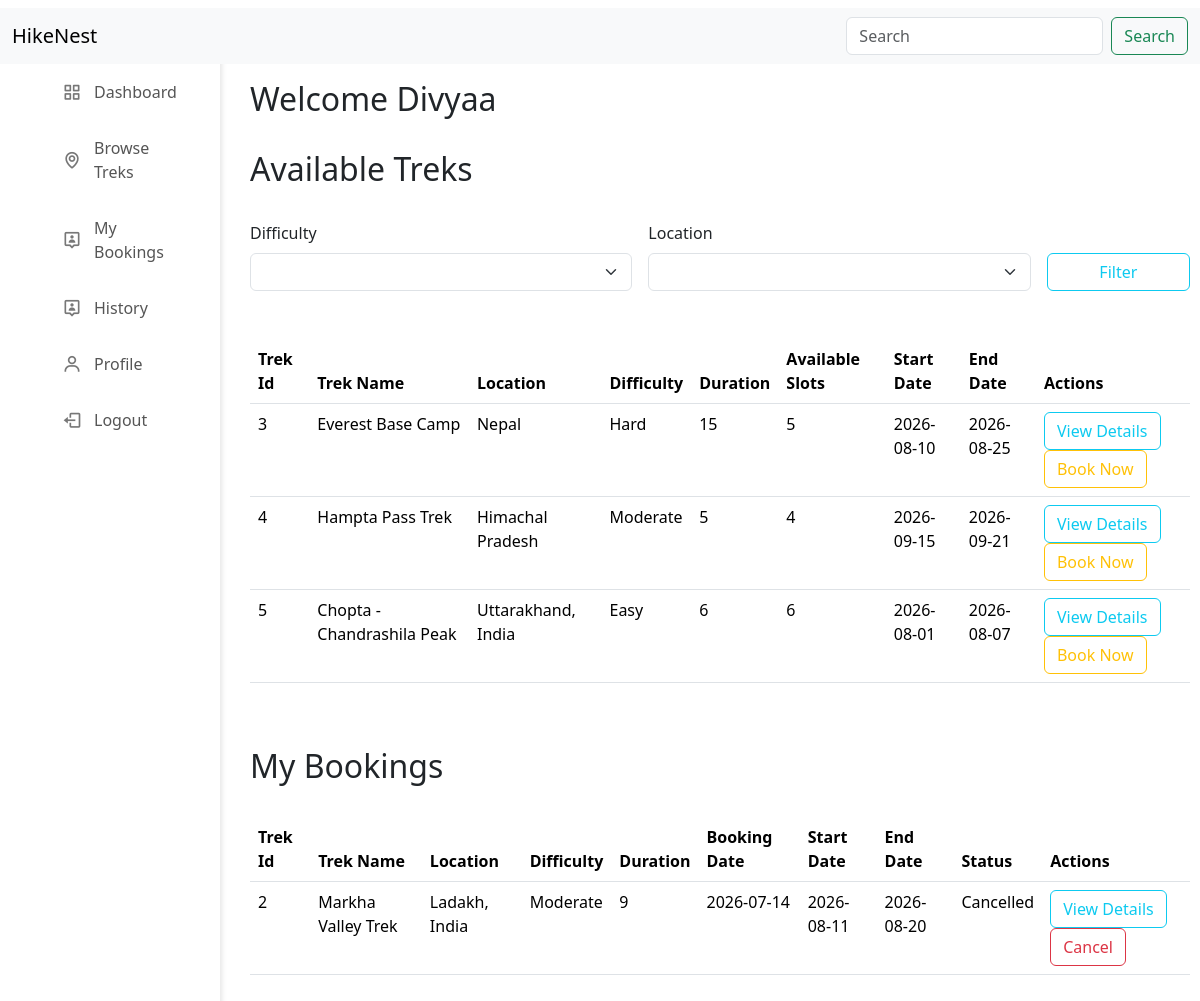
/user_dashboard/2, run on the app's committed database.
### application/models.py (models this page shows)
class User(db.Model):
    __tablename__ = 'user'
    id = db.Column(db.Integer(), primary_key = True, autoincrement = True)
    name = db.Column(db.String(),  nullable = False)
    email = db.Column(db.String(), unique = True, nullable = False)
    phone = db.Column(db.String(10), unique = True, nullable = False)
    password = db.Column(db.String(), nullable = False)
    status = db.Column(db.String(),  nullable = False, default= "Approved")
    bookings = db.relationship("Booking", backref = "user")

class Trek(db.Model):
    __tablename__ = 'trek'
    id = db.Column(db.Integer(), primary_key = True, autoincrement = True)
    trek_name = db.Column(db.String(),  nullable = False)
    location = db.Column(db.String(),  nullable = False)
    difficulty = db.Column(db.String(),  nullable = False)
    duration = db.Column(db.String(),  nullable = False)
    available_slots = db.Column(db.Integer(),  nullable = False)
    assigned_staff_id = db.Column(db.Integer(), db.ForeignKey('staff.id'),  nullable = False)
    start_date = db.Column(db.Date(),  nullable = False)
    end_date = db.Column(db.Date(),  nullable = False)
    status = db.Column(db.String(),  nullable = False)
    description = db.Column(db.String(),  nullable = False)
    bookings = db.relationship("Booking", backref = "trek")

class Booking(db.Model):
    __tablename__ = 'booking'
    id = db.Column(db.Integer(), primary_key = True, autoincrement = True)
    user_id = db.Column(db.Integer(), db.ForeignKey('user.id'),  nullable = False)
    trek_id = db.Column(db.Integer(), db.ForeignKey('trek.id'),  nullable = False)
    booking_date = db.Column(db.Date(),  nullable = False, default=date.today)
    status = db.Column(db.String(),  nullable = False, default= "Booked")

### application/controllers.py (the view)
@app.route("/user_dashboard/<int:user_id>", methods = ['GET','POST'])
def user_dashboard(user_id):
    this_user = User.query.filter_by(id = user_id, status = "Approved").first()
    all_treks = Trek.query.filter_by(status = 'Open').all()
    my_treks = Booking.query.filter_by(user_id = user_id).all()
    return render_template("user_dashboard.html", this_user = this_user, all_treks = all_treks, my_treks = my_treks)

### templates/user_dashboard.html (shortened to what this page needs)
<!DOCTYPE html>
<html>
    <head>
        <link rel="stylesheet" href="/static/dashboard.css">
        <link href="https://cdn.jsdelivr.net/npm/bootstrap@5.3.8/dist/css/bootstrap.min.css" rel="stylesheet">
        <link rel="stylesheet" href="https://cdn.jsdelivr.net/npm/boxicons@latest/css/boxicons.min.css">
    </head>
    <body>
        <div class="sidebar">
            <ul class="nav-links">
                <li><a href="/user_dashboard/{{this_user.id}}"><i class="bx bx-grid-alt"></i> Dashboard</a></li>
                <li><a href="/user_trek/{{this_user.id}}"><i class="bx bx-map"></i>Browse Treks</a></li>
                <li><a href="/user_bookings/{{this_user.id}}"><i class="bx bx-user-pin"></i>My Bookings</a></li>
                <li><a href="/user_history/{{this_user.id}}"><i class="bx bx-user-pin"></i>History</a></li>
                <li><a href="/user_profile/{{this_user.id}}"><i class="bx bx-user"></i>Profile</a></li>
                <li><a href="/logout" class="logout"><i class="bx bx-log-out"></i> Logout</a></li>
            </ul>
        </div>
        <div class="navbar" style = "position : fixed;">
            <nav class="navbar bg-body-tertiary" >
                <div class="container-fluid">
                    <a class="navbar-brand">HikeNest</a>
                    <form class="d-flex" role="search" action = "/search_user_trek/{{this_user.id}}">
                    <input class="form-control me-2" type="search" name="search" placeholder="Search" aria-label="Search"/>
                    <button class="btn btn-outline-success" type="submit">Search</button>
                    </form>
                </div>
            </nav>
        </div>
        <div class = "canvas" >
            <h2>Welcome {{this_user.name}}</h2><br>
            <h2>Available Treks</h2><br>
            <form class="row g-3" action="/user_dashboard_filter/{{this_user.id}}" method="POST">
                <div class="col-md-5" >
                    <label for="difficulty" class="form-label">Difficulty</label>
                    <select id="difficulty" name="difficulty" class="form-select">
                    <option selected></option>
                    <option value="All" name="All">All</option>
                    </select>
                </div>
                <div class="col-md-5" >
                    <label for="location" class="form-label">Location</label>
                    <select id="location" name="location" class="form-select">
                    <option selected></option>
                    <option value="All" name="All">All</option>
                    </select>
                </div>
                <div class="col-md-2 d-flex align-items-end">
                    <button type="submit" class="btn btn-outline-info w-100">
                        Filter
                    </button>
                </div>
            </form><br><br>
            <div class = "table">
                <table class="table table-hover" >
                    <thead>
                        <tr>
                            <th scope="row">Trek Id</th>
                            <th scope="row">Trek Name</th>
                            <th scope="row">Location</th>
                            <th scope="row">Difficulty</th>
                            <th scope="row">Duration</th>
                            <th scope="row">Available Slots</th>
                            <th scope="row">Start Date</th>
                            <th scope="row">End Date</th>
                            <th scope="row">Actions</th>
                        </tr>
                    </thead>
                    <tbody>
                        {% if all_treks %}
                            {% for treks in all_treks %}
                            <tr>
                                <td>{{treks.id}}</td>
                                <td>{{treks.trek_name}}</td>
                                <td>{{treks.location}}</td>
                                <td>{{treks.difficulty}}</td>
                                <td>{{treks.duration}}</td>
                                <td>{{treks.available_slots}}</td>
                                <td>{{treks.start_date}}</td>
                                <td>{{treks.end_date}}</td>
                                <td><a href = "/user_trek_details/{{this_user.id}}/{{treks.id}}" class="btn btn-outline-info">View Details</a>
                                    <a href = "/user_trek_booking/{{this_user.id}}/{{treks.id}}" class="btn btn-outline-warning">Book Now</a></td>
                            </tr>
                            {% endfor %}
                        {% else %}
                        <tr>
                            <td colspan="9" class="text-center">
                                There is no data.
                            </td>
                        </tr>
                        {% endif %}
                    </tbody>
                </table>
            </div><br><br>
            <h2>My Bookings</h2><br>
            <div class = "table">
                <table class="table table-hover" >
                    <thead>
                        <tr>
                            <th scope="row">Trek Id</th>
                            <th scope="row">Trek Name</th>
                            <th scope="row">Location</th>
                            <th scope="row">Difficulty</th>
                            <th scope="row">Duration</th>
                            <th scope="row">Booking Date</th>
                            <th scope="row">Start Date</th>
                            <th scope="row">End Date</th>
                            <th scope="row">Status</th>
                            <th scope="row">Actions</th>
                        </tr>
                    </thead>
                    <tbody>
                        {% if my_treks %}
                            {% for treks in my_treks %}
                            <tr>
                                <td>{{treks.trek.id}}</td>
                                <td>{{treks.trek.trek_name}}</td>
                                <td>{{treks.trek.location}}</td>
                                <td>{{treks.trek.difficulty}}</td>
                                <td>{{treks.trek.duration}}</td>
                                <td>{{treks.booking_date}}</td>
                                <td>{{treks.trek.start_date}}</td>
                                <td>{{treks.trek.end_date}}</td>
                                <td>{{treks.status}}</td>
                                <td><a href = "/user_trek_details/{{this_user.id}}/{{treks.trek.id}}" class="btn btn-outline-info">View Details</a>
                                    <a href = "/user_trek_cancel/{{this_user.id}}/{{treks.id}}" class="btn btn-outline-danger">Cancel</a></td>
                            </tr>
                            {% endfor %}
                        {% else %}
                        <tr>
                            <td colspan="9" class="text-center">
                                There is no data.
                            </td>
                        </tr>
                        {% endif %}
                    </tbody>
                </table>
            </div>
        </div>
    </body>
</html>

### static/dashboard.css (style rules this page uses)
* { margin: 0; padding: 0; box-sizing: border-box; }
body { background-color: #f4f5f7; }
.sidebar { margin-top: 50px; position: fixed; top: 0; left: 0; height: 100%; width: 220px; background-color: #ffffff; box-shadow: 2px 0px 5px rgba(0,0,0,0.1); padding: 20px; }
.nav-links { list-style: none; }
.nav-links li { margin-bottom: 12px; }
.nav-links li a { display: flex; align-items: center; text-decoration: none; color: #555555; font-size: 16px; padding: 10px; border-radius: 6px; }
.nav-links li a i { font-size: 20px; margin-right: 12px; color: #777777; }
.navbar { top: 0; margin-top: 0px; width: 100%; position:fixed; text-decoration: none; }
.canvas { overflow: auto; margin-left: 240px; margin-top: 70px; margin-right: 20px; padding: 10px; width:calc(100% - 240px); height:calc(100vh - 70px); }

### data on the page
User: name "Divyaa"
Trek: id "3", trek_name "Everest Base Camp", location "Nepal", difficulty "Hard", duration "15", available_slots "5", start_date "2026-08-10", end_date "2026-08-25"
Trek: id "4", trek_name "Hampta Pass Trek", location "Himachal Pradesh", difficulty "Moderate", duration "5", available_slots "4", start_date "2026-09-15", end_date "2026-09-21"
Trek: id "5", trek_name "Chopta - Chandrashila Peak", location "Uttarakhand, India", difficulty "Easy", duration "6", available_slots "6", start_date "2026-08-01", end_date "2026-08-07"
Booking: trek.id "2", trek.trek_name "Markha Valley Trek", trek.location "Ladakh, India", trek.difficulty "Moderate", trek.duration "9", booking_date "2026-07-14", trek.start_date "2026-08-11", trek.end_date "2026-08-20", status "Cancelled"
